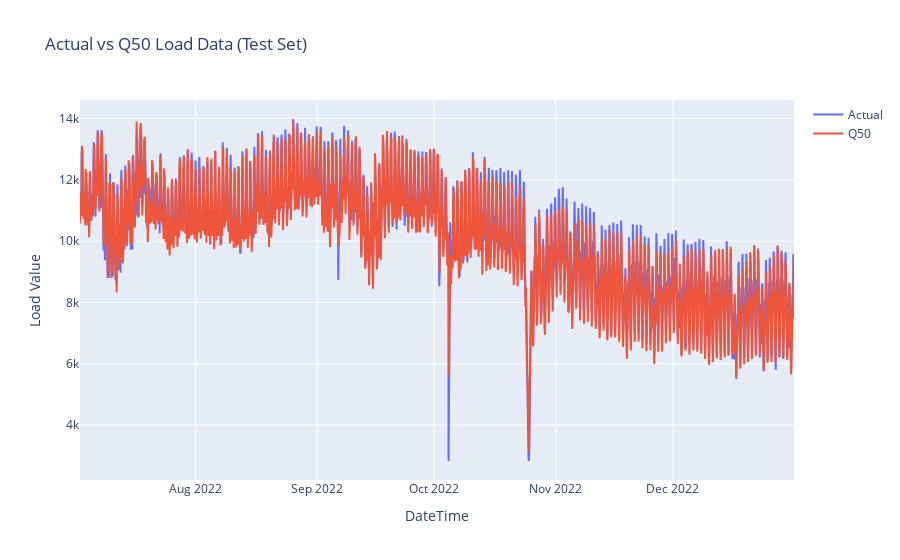

Notebook cell for this chart:
### Code cell
import plotly.graph_objs as go

def plot_actual_vs_q50(df):
    fig = go.Figure()

    fig.add_trace(go.Scatter(x=df.index, y=df['Actual'], mode='lines', name='Actual'))
    fig.add_trace(go.Scatter(x=df.index, y=df['Q50'], mode='lines', name='Q50'))

    fig.update_layout(title='Actual vs Q50 Load Data (Test Set)', xaxis_title='DateTime', yaxis_title='Load Value')

    fig.show()


# Plot the actual vs Q50 values
plot_actual_vs_q50(dfY_nhits1)

### Figure 1 — Plotly figure (JSON) as saved in the notebook; plotly's stock layout.template omitted (floating-point values rounded to 4 significant figures; data arrays with more than 128 entries replaced by an {"elided": "..."} marker saying what was removed)
{"data": [{"mode": "lines", "name": "Actual", "type": "scatter", "x": {"elided": "4383 str values"}, "y": {"elided": "4383 int values"}}, {"mode": "lines", "name": "Q50", "type": "scatter", "x": {"elided": "4383 str values"}, "y": {"elided": "4383 float values"}}], "layout": {"title": {"text": "Actual vs Q50 Load Data (Test Set)"}, "xaxis": {"title": {"text": "DateTime"}}, "yaxis": {"title": {"text": "Load Value"}}}}
